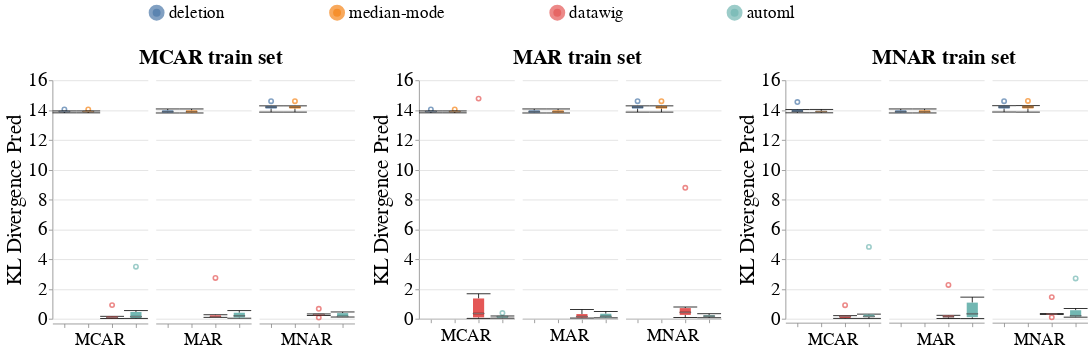

Source (notebook cell):
### Code cell
# Numerical
create_box_plots_for_diff_imputers(dataset_name=DATASET_NAME,
                                   column_name='duration',
                                   metric_name='kl_divergence_pred',
                                   db_client=db_client,
                                   without_dummy=True)
